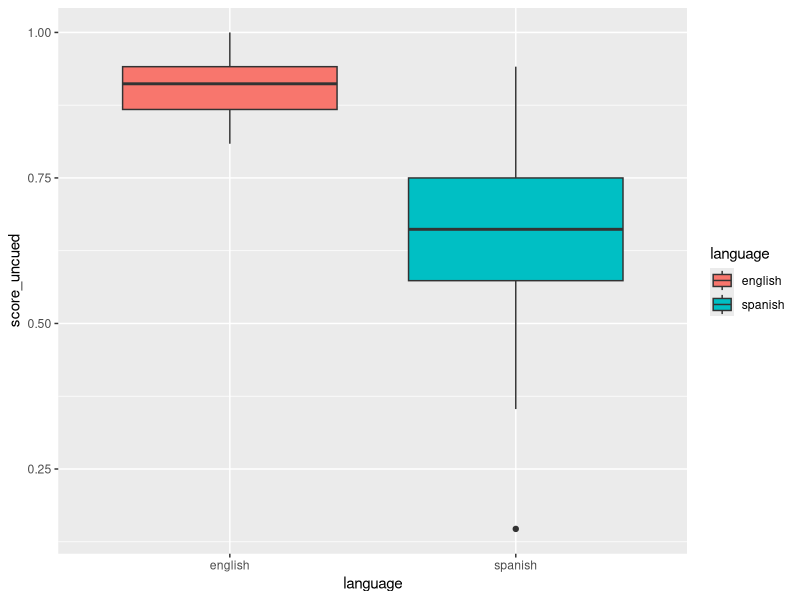
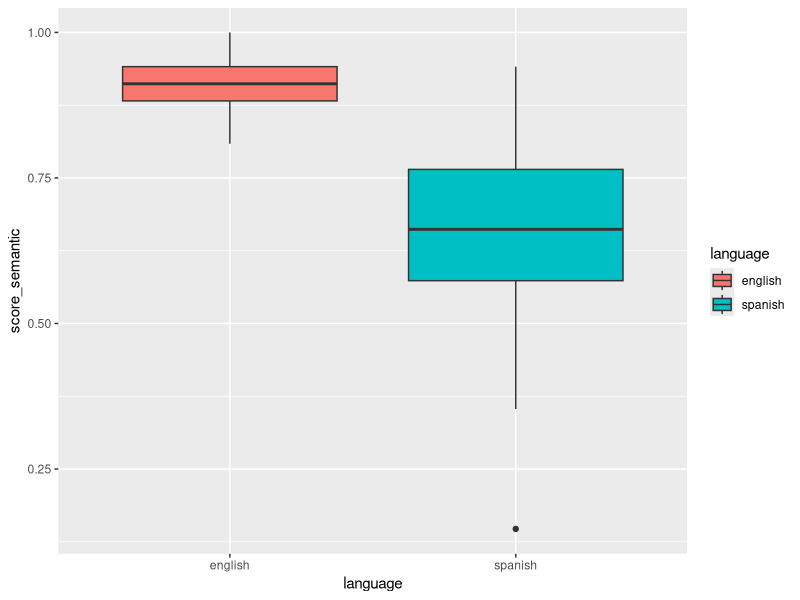
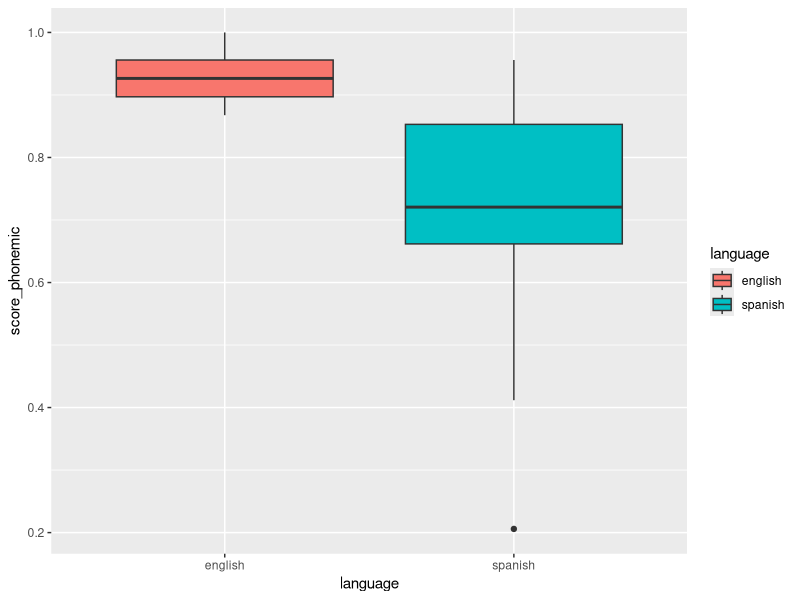

Generate these figures, in order, with R: (Note: this script raises an error after producing the figures.)
## LOAD PACKAGES ####
library(dplyr)
library(tidyr)
library(ggplot2)


## READ IN DATA AND ORGANIZE ####
mint = read.table("data/demographics/mint.txt", header=T, sep="\t", na.strings="") %>%
  mutate(correct_uncued = ifelse(!is.na(uncued), 1, 0)) %>%
  mutate(correct_semantic = ifelse(!is.na(uncued) | !is.na(cue_semantic_correct), 1, 0)) %>%
  mutate(correct_phonemic = ifelse(!is.na(uncued) | !is.na(cue_semantic_correct) | !is.na(cue_phonemic_correct),
                                   1, 0))


## SUMMARISE DATA ####
# By subject and language
mint_sum = mint %>%
  group_by(speaker, language) %>%
  summarise(score_uncued = mean(correct_uncued),
            score_semantic = mean(correct_semantic),
            score_phonemic = mean(correct_phonemic)) %>%
  ungroup()

# Make table for later comparision
mint_uncued_sum = mint_sum %>%
  select(speaker, language, score_uncued) %>%
  spread(language, score_uncued) %>%
  rename(mint_english = english) %>%
  rename(mint_spanish = spanish)

# Differences between languages
mint_uncued_diff = mint_sum %>%
  select(c(speaker, language, score_uncued)) %>%
  spread(language, score_uncued) %>%
  mutate(diff_uncued = english - spanish) %>%
  select(c(speaker, diff_uncued))

mint_semantic_diff = mint_sum %>%
  select(c(speaker, language, score_semantic)) %>%
  spread(language, score_semantic) %>%
  mutate(diff_semantic = english - spanish) %>%
  select(c(speaker, diff_semantic))

mint_phonemic_diff = mint_sum %>%
  select(c(speaker, language, score_phonemic)) %>%
  spread(language, score_phonemic) %>%
  mutate(diff_phonemic = english - spanish) %>%
  select(c(speaker, diff_phonemic))

mint_diff = mint_uncued_diff %>%
  inner_join(mint_semantic_diff) %>%
  inner_join(mint_phonemic_diff)


## PLOT SCORES ####
# Uncued
uncued.plot = ggplot(mint_sum, aes(x = language, y = score_uncued)) +
  geom_boxplot(aes(fill = language))

uncued.plot

# Semantic
semantic.plot = ggplot(mint_sum, aes(x = language, y = score_semantic)) +
  geom_boxplot(aes(fill = language))

semantic.plot

# Phonemic
phonemic.plot = ggplot(mint_sum, aes(x = language, y = score_phonemic)) +
  geom_boxplot(aes(fill = language))

phonemic.plot

# Uncued difference
uncued_diff = ggplot(mint_diff, aes(x = diff_uncued)) +
  geom_histogram(bin=0.1) +
  geom_vline(x = 0, col="red", lwd=2)

uncued_diff










